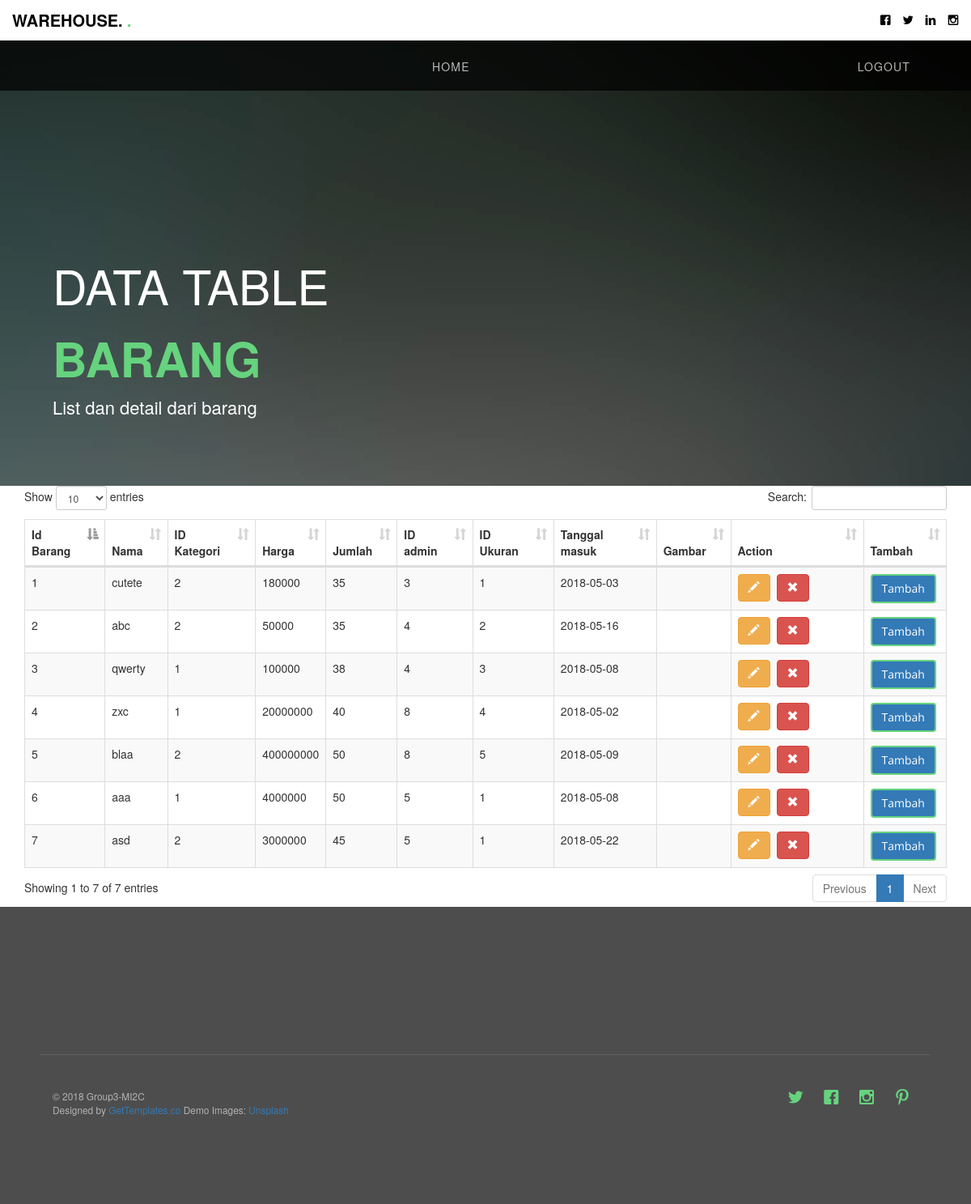
Page /index.php/tabelbarang on the earlier database version.
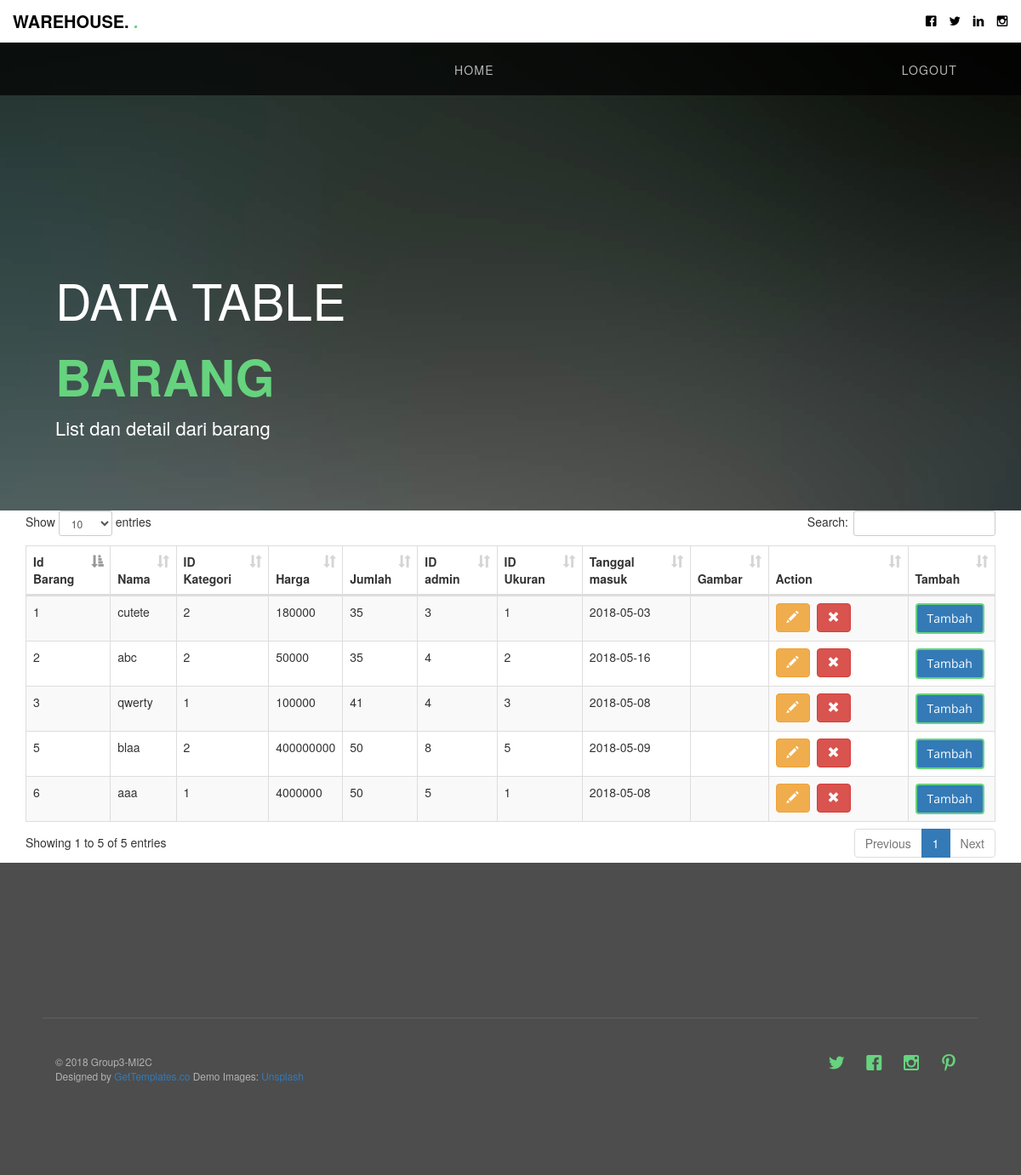
Same page on the later database version.
### tables this page shows
CREATE TABLE `barang` (
  `id_barang` int(11) NOT NULL,
  `nama` varchar(25) NOT NULL,
  `id_kategori` int(11) NOT NULL,
  `harga` varchar(25) NOT NULL,
  `jumlah` varchar(10) NOT NULL,
  `id_admin` int(11) NOT NULL,
  `id_ukuran` int(11) NOT NULL,
  `tgl_masuk` date NOT NULL,
  `Gambar` varchar(200) NOT NULL
);

CREATE TABLE `kategori` (
  `id_kategori` int(11) NOT NULL,
  `nama_kategori` varchar(50) NOT NULL
);

CREATE TABLE `ukuran` (
  `id_ukuran` int(10) NOT NULL,
  `nama_ukuran` varchar(20) NOT NULL
);

### application/controllers/Tabelbarang.php (called while the page is built, shortened)
<?php
class Tabelbarang extends CI_Controller {
	public function __construct()
	{
		$this->load->helper('url');
        $this->load->helper('form');
        $this->load->helper('text');
		$this->load->model('Gudang_model');
        $this->load->model('Barang_model');
        $this->load->model('Kategori_model');
        $this->load->model('Admin_model');
		$this->load->helper(array('url_helper','date','file'));
	}
	public function index()
	{
		$data['barang']=$this->Barang_model->get_all_barang();
		$this->load->view('admin/tabelbarang',$data);
	}
}

### index.php (called while the page is built, shortened)
<?php
require_once BASEPATH.'core/CodeIgniter.php';

### application/models/Barang_model.php (called while the page is built, shortened)
<?php
class Barang_model extends CI_Model
{
	public function get_all_barang($limit = FALSE, $offset = FALSE)
	{
        $this->db->order_by('barang.tgl_masuk', 'DESC');
        $this->db->join('kategori', 'kategori.id_kategori = barang.id_kategori');
        $this->db->join('admin', 'admin.id_admin = barang.id_admin');
        $this->db->join('ukuran', 'ukuran.id_ukuran = barang.id_ukuran');
		$this->db->from('barang');
		$query=$this->db->get();
		return $query->result();
	}
}

### application/views/admin/tabelbarang.php (the view, shortened to what this page needs)
<!DOCTYPE html>
<html>
<header id="gtco-header" class="gtco-cover gtco-cover-sm" role="banner" style="background-image: url(http://localhost:8080/ci3-gudang/assets/images/img_bg_3.jpg)" data-stellar-background-ratio="0.5">
    <div class="overlay"></div>
    <div class="gtco-container">
      <div class="row row-mt-15em">
        <div class="col-md-7 mt-text text-left animate-box" data-animate-effect="fadeInUp">
          <h1>DATA TABLE <strong>BARANG</strong></h1>
          <h2>List dan detail dari barang</h2>
        </div>
      </div>
    </div>
  </header>
    <head>
    <link href="<?php echo base_url('assests/bootstrap/css/bootstrap.min.css')?>" rel="stylesheet">
    <link href="<?php echo base_url('assests/datatables/css/dataTables.bootstrap.css')?>" rel="stylesheet">
  </head>
  <body>
  <div class="container">
    <br />
    <br />
    <br />
    <table id="table_id" class="table table-striped table-bordered" cellspacing="0" width="100%">
      <thead>
        <tr>
         <th>Id Barang</th>
          <th>Nama</th>
          <th>ID Kategori</th>
          <th>Harga</th>
          <th>Jumlah</th>
          <th>ID admin</th>
          <th>ID Ukuran</th>
          <th>Tanggal masuk</th>
          <th>Gambar</th>
          <th style="width:125px;">Action</th>
            <th>Tambah</th>
        </tr>
      </thead>
      <tbody>
        <?php foreach($barang as $tabelbarang){?>
             <tr>
                 <td><?php echo $tabelbarang->id_barang;?></td>
                 <td><?php echo $tabelbarang->nama;?></td>
                 <td><?php echo $tabelbarang->id_kategori;?></td>
                 <td><?php echo $tabelbarang->harga;?></td>
                 <td><?php echo $tabelbarang->jumlah;?></td>
                 <td><?php echo $tabelbarang->id_admin;?></td>
                 <td><?php echo $tabelbarang->id_ukuran;?></td>
                 <td><?php echo $tabelbarang->tgl_masuk;?></td>
                  <td><?php echo $tabelbarang->Gambar;?></td>
                <td>
                  <button class="btn btn-warning" onclick="edit_tabelbarang(<?php echo $tabelbarang->id_barang;?>)"><i class="glyphicon glyphicon-pencil"></i></button>
                  <button class="btn btn-danger" onclick="delete_tabelbarang(<?php echo $tabelbarang->id_barang;?>)"><i class="glyphicon glyphicon-remove"></i></button>
                </td>
                <td>
                  <a href="<?php echo site_url('Tabelbarang/transaksi/'.$tabelbarang->id_barang)?>"><button class="btn btn-primary">Tambah</button></a>
                </td>
              </tr>
             <?php }?>
      </tbody>
    </table>
  </div>
  </body>
</html>

Differences in the rows shown:
removed barang: id_barang "7", nama "asd", id_kategori.id_kategori "2", harga "3000000", jumlah "45", id_admin.id_admin "5", id_ukuran.id_ukuran "1", tgl_masuk "2018-05-22"
removed barang: id_barang "4", nama "zxc", id_kategori.id_kategori "1", harga "20000000", jumlah "40", id_admin.id_admin "8", id_ukuran.id_ukuran "4", tgl_masuk "2018-05-02"
changed barang "qwerty": jumlah "38" → "41"; moves up the list
Other differences:
text written by a page script: "Show entries Search: Showing 1 to 7 of 7 entries Previous 1 Next" → "Show entries Search: Showing 1 to 5 of 5 entries Previous 1 Next"
